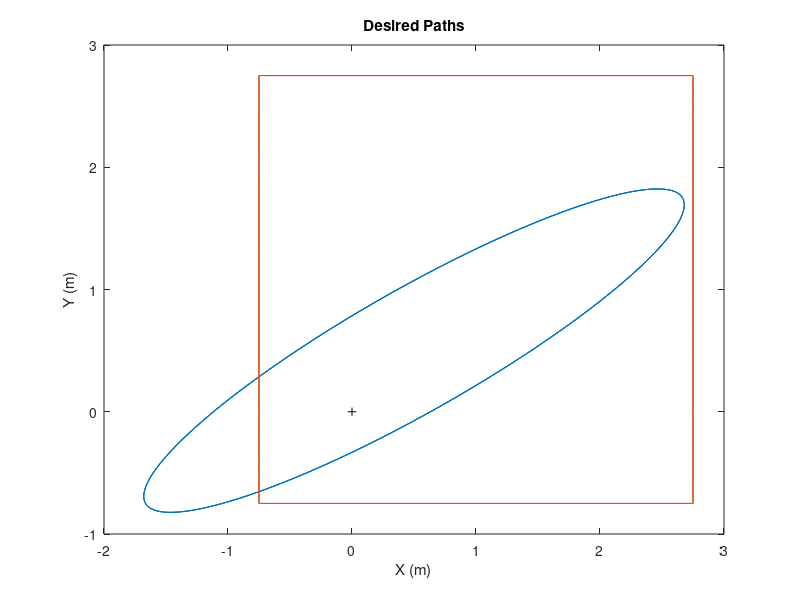

Write the MATLAB code that produced this figure. (Note: this script raises an error after producing the figure.)
%% AuE 8220 - Autonomy: Mobility and Manipulation
% Project: Mobile Manipulator %
% Authors: Tanmay Samak, Chinmay Samak

close all;
clear;
clc;

fprintf('\n=============================\n');
fprintf('MOBILE MANIPULATOR SIMULATION\n');
fprintf('=============================\n');

%% Robot Parameters

L = 1; % Lenght of mobile base
W = 1; % Width of mobile base
r = 0.25; % Wheel radius of mobile base
w = 0.2; % Wheel width of mobile base
L1 = 2.5; % Link 1 length of manipulator
L2 = 1; % Link 2 length of manipulator
robot_params = [L,W,r,w,L1,L2];

%% Desired Task-Space Paths

% Elliptical path
x0_ellipse = 0.5; % Center x-offset
y0_ellipse = 0.5; % Center y-offset
a_ellipse = 2.5; % Semi-major axis
b_ellipse = 0.5; % Semi-minor axis
beta_ellipse = deg2rad(30); % Orientation of major axis
traversals_ellipse = 3; % Number of traversals
alpha_ellipse = deg2rad(linspace(0, traversals_ellipse*359, traversals_ellipse*360));
x_elips = a_ellipse*cos(alpha_ellipse); % X coordinates for ellipse
y_elips = b_ellipse*sin(alpha_ellipse); % Y coordinates for ellipse
x_ellipse = x0_ellipse + x_elips*cos(beta_ellipse) - y_elips*sin(beta_ellipse); % X coordinates for translated & rotated ellipse
y_ellipse = y0_ellipse + x_elips*sin(beta_ellipse) + y_elips*cos(beta_ellipse); % Y coordinates for translated & rotated ellipse

% Rectangular path
x0_rectangle = 1.0; % Center x-offset
y0_rectangle = 1.0; % Center y-offset
a_rectangle = 3.5/2; % Semi-major side length
b_rectangle = 3.5/2; % Semi-minor side length
beta_rectangle = deg2rad(0); % Orientation of major side
traversals_rectangle = 3; % Number of traversals
alpha_rectangle = deg2rad(linspace(0, traversals_rectangle*359, traversals_rectangle*360));
x_rect = a_rectangle.*(abs(cos(alpha_rectangle)).*cos(alpha_rectangle) - abs(sin(alpha_rectangle)).*sin(alpha_rectangle)); % X coordinates for rectangle
y_rect = b_rectangle.*(abs(cos(alpha_rectangle)).*cos(alpha_rectangle) + abs(sin(alpha_rectangle)).*sin(alpha_rectangle)); % Y coordinates for rectangle
x_rectangle = x0_rectangle + x_rect*cos(beta_rectangle) - y_rect*sin(beta_rectangle); % X coordinates for translated & rotated rectangle
y_rectangle = y0_rectangle + x_rect*sin(beta_rectangle) + y_rect*cos(beta_rectangle); % Y coordinates for translated & rotated rectangle

% Verify task-space paths
figure(1)
plot(x_ellipse,y_ellipse)
%comet(x_ellipse,y_ellipse)
hold on
plot(x_rectangle,y_rectangle)
%comet(x_rectangle,y_rectangle)
plot(0,0,'+k')
xlabel("X (m)")
ylabel("Y (m)")
title('Desired Paths')
legend('Elliptical Path','Rectangular Path','Workspace Origin','Location','SW')
xlim([-5,5])
ylim([-5,5])
pbaspect([1,1,1])
hold off

%% Desired Task-Space Trajectories

% Elliptical trajectory
cycle_time_ellipse = 20; % Cycle time
alpha_dot_ellipse = deg2rad(360/cycle_time_ellipse); % Phaser velocity
i = 1;
for alpha_ellipse=deg2rad(0:traversals_ellipse*360-1)
    x_dot_elips = -a_ellipse.*sin(alpha_ellipse).*alpha_dot_ellipse; % X component of velocity vector
    y_dot_elips = b_ellipse.*cos(alpha_ellipse).*alpha_dot_ellipse; % Y component of velocity vector
    x_dot_ellipse = x_dot_elips*cos(beta_ellipse) - y_dot_elips*sin(beta_ellipse); % X component of rotated velocity vector
    y_dot_ellipse = x_dot_elips*sin(beta_ellipse) + y_dot_elips*cos(beta_ellipse); % Y component of rotated velocity vector
    X_dot_ellipse(:,i) = [x_dot_ellipse; y_dot_ellipse];
    i = i+1;
end

% Rectangular trajectory
cycle_time_rectangle = 20; % Cycle time
alpha_dot_rectangle = deg2rad(360/cycle_time_rectangle); % Phaser velocity
i = 1;
for alpha_rectangle=deg2rad(0:traversals_rectangle*360-1)
    x_dot_rect = a_rectangle*((-sin(alpha_rectangle).*cos(alpha_rectangle)./abs(cos(alpha_rectangle))).*cos(alpha_rectangle)*alpha_dot_rectangle + abs(cos(alpha_rectangle)).*(-sin(alpha_rectangle)*alpha_dot_rectangle) - ...
                 (sin(alpha_rectangle).*cos(alpha_rectangle)./abs(sin(alpha_rectangle))).*sin(alpha_rectangle)*alpha_dot_rectangle - abs(sin(alpha_rectangle)).*(cos(alpha_rectangle)*alpha_dot_rectangle)); % X component of velocity vector
    y_dot_rect = a_rectangle*((-sin(alpha_rectangle).*cos(alpha_rectangle)./abs(cos(alpha_rectangle))).*cos(alpha_rectangle)*alpha_dot_rectangle + abs(cos(alpha_rectangle)).*(-sin(alpha_rectangle)*alpha_dot_rectangle) + ...
                 (sin(alpha_rectangle).*cos(alpha_rectangle)./abs(sin(alpha_rectangle))).*sin(alpha_rectangle)*alpha_dot_rectangle + abs(sin(alpha_rectangle)).*(cos(alpha_rectangle)*alpha_dot_rectangle)); % Y component of velocity vector
    x_dot_rectangle = x_dot_rect*cos(beta_rectangle) - y_dot_rect*sin(beta_rectangle); % X component of rotated velocity vector
    y_dot_rectangle = x_dot_rect*sin(beta_rectangle) + y_dot_rect*cos(beta_rectangle); % Y component of rotated velocity vector
    X_dot_rectangle(:,i) = [x_dot_rectangle; y_dot_rectangle];
    i = i+1;
end
X_dot_rectangle(isnan(X_dot_rectangle)) = 0; % Replace NaN elements with zero

% Verify velocity vectors
figure(2)
hold on
plot(X_dot_ellipse(1,:))
plot(X_dot_ellipse(2,:))
plot(X_dot_rectangle(1,:))
plot(X_dot_rectangle(2,:))
xlabel("Circumferential Progress Along Trajectory (deg)")
ylabel("Velocity (m/s)")
title('Desired Velocities')
legend('v_x for Elliptical Trajectory','v_y for Elliptical Trajectory','v_x for Rectangular Trajectory','v_y for Rectangular Trajectory','Location','SE')
hold off

% Verify task-space trajectories
figure(3)
quiver(x_ellipse,y_ellipse,X_dot_ellipse(1,:),X_dot_ellipse(2,:))
hold on
quiver(x_rectangle,y_rectangle,X_dot_rectangle(1,:),X_dot_rectangle(2,:))
xlabel("X (m)")
ylabel("Y (m)")
title('Desired Trajectories')
legend('Elliptical Trajectory','Rectangular Trajectory','Location','SW')
xlim([-5,5])
ylim([-5,5])
pbaspect([1,1,1])
hold off

%% Redundancy Resolution Using Pseudoinverse Method

fprintf('\n-------------------------------------------------------\n');
fprintf('Redundancy Resolution Using Pseudoinverse Method\n');
fprintf('-------------------------------------------------------\n');

% Follow the elliptical trajectory
X_dot = [X_dot_ellipse; ones(1,length(X_dot_ellipse))*alpha_dot_ellipse; zeros(1,length(X_dot_ellipse))];
J = [];
J_inv = [];
q_dot_ellipse = [];
q_ellipse = [];
X_E_ellipse = [];
Y_E_ellipse = [];
% Initial configuration
X = x_ellipse(1)-robot_params(5);
Y = y_ellipse(1)-robot_params(6);
phi = deg2rad(0);
theta2 = real(acos(((x_ellipse(1)-X)^2 + (y_ellipse(1)-Y)^2 - robot_params(5)^2 - robot_params(6)^2)./(2*robot_params(5)*robot_params(6))));
theta1 = atan2(y_ellipse(1)-Y,x_ellipse(1)-X) - atan2(robot_params(6).*sin(theta2),(robot_params(5) + robot_params(6).*cos(theta2))) - phi;
q_ellipse(:,1)=[X;Y;phi;theta1;theta2];
for i=1:traversals_ellipse*360
    % Compute Jacobian
    J11 = 1;
    J12 = 0;
    J13 = -robot_params(5)*sin(q_ellipse(3,i)+q_ellipse(4,i))-robot_params(6)*sin(q_ellipse(3,i)+q_ellipse(4,i)+q_ellipse(5,i));
    J14 = -robot_params(5)*sin(q_ellipse(3,i)+q_ellipse(4,i))-robot_params(6)*sin(q_ellipse(3,i)+q_ellipse(4,i)+q_ellipse(5,i));
    J15 = -robot_params(6)*sin(q_ellipse(3,i)+q_ellipse(4,i)+q_ellipse(5,i));
    J21 = 0;
    J22 = 1;
    J23 = robot_params(5)*cos(q_ellipse(3,i)+q_ellipse(4,i))+robot_params(6)*cos(q_ellipse(3,i)+q_ellipse(4,i)+q_ellipse(5,i));
    J24 = robot_params(5)*cos(q_ellipse(3,i)+q_ellipse(4,i))+robot_params(6)*cos(q_ellipse(3,i)+q_ellipse(4,i)+q_ellipse(5,i));
    J25 = robot_params(6)*cos(q_ellipse(3,i)+q_ellipse(4,i)+q_ellipse(5,i));
    J31 = 0;
    J32 = 0;
    J33 = 1;
    J34 = 1;
    J35 = 1;
    J41 = -sin(q_ellipse(3,i));
    J42 = cos(q_ellipse(3,i));
    J43 = 0;
    J44 = 0;
    J45 = 0;
    J(:,:,i) = [J11 J12 J13 J14 J15;
                J21 J22 J23 J24 J25;
                J31 J32 J33 J34 J35;
                J41 J42 J43 J44 J45];
    % Compute Jacobian Pseudoinverse
    J_inv(:,:,i) = pinv(J(:,:,i));
    % Compute Joint Velocities
    q_dot_ellipse(:,i) = J_inv(:,:,i) * X_dot(:,i);
    % Compute Joint Angles using Euler Forward
    q_ellipse(:,i+1) = q_ellipse(:,i)+(q_dot_ellipse(:,i).*(cycle_time_ellipse/360));
    % Store end-effector positions using FK
    X_E_ellipse(i) = q_ellipse(1,i) + robot_params(5)*cos(q_ellipse(3,i)+q_ellipse(4,i)) + robot_params(6)*cos(q_ellipse(3,i)+q_ellipse(4,i)+q_ellipse(5,i));
    Y_E_ellipse(i) = q_ellipse(2,i) + robot_params(5)*sin(q_ellipse(3,i)+q_ellipse(4,i)) + robot_params(6)*sin(q_ellipse(3,i)+q_ellipse(4,i)+q_ellipse(5,i));
    % Plot
%     figure(4)
%     plot(x_ellipse(1:360),y_ellipse(1:360),'--','Color',[50,50,50]/255)
%     hold on
%     plot(X_E_ellipse,Y_E_ellipse,'Color',[236,106,49]/255)
%     PlotRobot(q_ellipse(:,i),robot_params)
%     legend("Desired Trajectory","Actual Trajectory")
%     hold off
%     pause(0.01)
end
figure(5)
plot(x_ellipse(1:360),y_ellipse(1:360),'--','Color',[50,50,50]/255)
hold on
plot(X_E_ellipse,Y_E_ellipse,'Color',[236,106,49]/255)
xlabel("X (m)")
ylabel("Y (m)")
title(["Redundancy Resolution","Pseudoinverse Method"])
legend("Desired Trajectory","Actual Trajectory")
xlim([-5,5])
ylim([-5,5])
pbaspect([1,1,1])
hold off
RMSE_ellipse = sqrt(sum((x_ellipse-X_E_ellipse).^2+(y_ellipse-Y_E_ellipse).^2)/length(x_ellipse));
fprintf("RMSE for elliptical trajectory: %d m\n",RMSE_ellipse)

% Follow the rectangular trajectory
X_dot = [X_dot_rectangle; ones(1,length(X_dot_rectangle))*alpha_dot_rectangle; zeros(1,length(X_dot_rectangle))];
J = [];
J_inv = [];
q_dot_rectangle = [];
q_rectangle = [];
X_E_rectangle = [];
Y_E_rectangle = [];
% Initial configuration
X = x_rectangle(1)-robot_params(5);
Y = y_rectangle(1)-robot_params(6);
phi = deg2rad(0);
theta2 = real(acos(((x_rectangle(1)-X)^2 + (y_rectangle(1)-Y)^2 - robot_params(5)^2 - robot_params(6)^2)./(2*robot_params(5)*robot_params(6))));
theta1 = atan2(y_rectangle(1)-Y,x_rectangle(1)-X) - atan2(robot_params(6).*sin(theta2),(robot_params(5) + robot_params(6).*cos(theta2))) - phi;
q_rectangle(:,1)=[X;Y;phi;theta1;theta2];
for i=1:traversals_rectangle*360
    % Compute Jacobian
    J11 = 1;
    J12 = 0;
    J13 = -robot_params(5)*sin(q_rectangle(3,i)+q_rectangle(4,i))-robot_params(6)*sin(q_rectangle(3,i)+q_rectangle(4,i)+q_rectangle(5,i));
    J14 = -robot_params(5)*sin(q_rectangle(3,i)+q_rectangle(4,i))-robot_params(6)*sin(q_rectangle(3,i)+q_rectangle(4,i)+q_rectangle(5,i));
    J15 = -robot_params(6)*sin(q_rectangle(3,i)+q_rectangle(4,i)+q_rectangle(5,i));
    J21 = 0;
    J22 = 1;
    J23 = robot_params(5)*cos(q_rectangle(3,i)+q_rectangle(4,i))+robot_params(6)*cos(q_rectangle(3,i)+q_rectangle(4,i)+q_rectangle(5,i));
    J24 = robot_params(5)*cos(q_rectangle(3,i)+q_rectangle(4,i))+robot_params(6)*cos(q_rectangle(3,i)+q_rectangle(4,i)+q_rectangle(5,i));
    J25 = robot_params(6)*cos(q_rectangle(3,i)+q_rectangle(4,i)+q_rectangle(5,i));
    J31 = 0;
    J32 = 0;
    J33 = 1;
    J34 = 1;
    J35 = 1;
    J41 = -sin(q_rectangle(3,i));
    J42 = cos(q_rectangle(3,i));
    J43 = 0;
    J44 = 0;
    J45 = 0;
    J(:,:,i) = [J11 J12 J13 J14 J15;
                J21 J22 J23 J24 J25;
                J31 J32 J33 J34 J35;
                J41 J42 J43 J44 J45];
    % Compute Jacobian Pseudoinverse
    J_inv(:,:,i) = pinv(J(:,:,i));
    % Compute Joint Velocities
    q_dot_rectangle(:,i) = J_inv(:,:,i) * X_dot(:,i);
    % Compute Joint Angles using Euler Forward
    q_rectangle(:,i+1) = q_rectangle(:,i)+(q_dot_rectangle(:,i).*(cycle_time_rectangle/360));
    % Store end-effector positions using FK
    X_E_rectangle(i) = q_rectangle(1,i) + robot_params(5)*cos(q_rectangle(3,i)+q_rectangle(4,i)) + robot_params(6)*cos(q_rectangle(3,i)+q_rectangle(4,i)+q_rectangle(5,i));
    Y_E_rectangle(i) = q_rectangle(2,i) + robot_params(5)*sin(q_rectangle(3,i)+q_rectangle(4,i)) + robot_params(6)*sin(q_rectangle(3,i)+q_rectangle(4,i)+q_rectangle(5,i));
    % Plot
%     figure(6)
%     plot(x_rectangle(1:360),y_rectangle(1:360),'--','Color',[50,50,50]/255)
%     hold on
%     plot(X_E_rectangle,Y_E_rectangle,'Color',[236,106,49]/255)
%     PlotRobot(q_rectangle(:,i),robot_params)
%     legend("Desired Trajectory","Actual Trajectory")
%     hold off
%     pause(0.01)
end
figure(7)
plot(x_rectangle(1:360),y_rectangle(1:360),'--','Color',[50,50,50]/255)
hold on
plot(X_E_rectangle,Y_E_rectangle,'Color',[236,106,49]/255)
xlabel("X (m)")
ylabel("Y (m)")
title(["Redundancy Resolution","Pseudoinverse Method"])
legend("Desired Trajectory","Actual Trajectory")
xlim([-5,5])
ylim([-5,5])
pbaspect([1,1,1])
hold off
RMSE_rectangle = sqrt(sum((x_rectangle-X_E_rectangle).^2+(y_rectangle-Y_E_rectangle).^2)/length(x_rectangle));
fprintf("RMSE for rectangular trajectory: %d m\n",RMSE_rectangle)

%% Redundancy Resolution Using Augmented Task-Space Method (Theta_1_Dot + Theta_2_Dot = 0)

fprintf('\n-------------------------------------------------------\n');
fprintf('Redundancy Resolution Using Augmented Task-Space Method\n');
fprintf('Theta_1_Dot + Theta_2_Dot = 0\n');
fprintf('-------------------------------------------------------\n');

% Follow the elliptical trajectory
X_dot = [X_dot_ellipse; ones(1,length(X_dot_ellipse))*alpha_dot_ellipse; zeros(1,length(X_dot_ellipse)); zeros(1,length(X_dot_ellipse))];
J = [];
J_inv = [];
q_dot_ellipse = [];
q_ellipse = [];
X_E_ellipse = [];
Y_E_ellipse = [];
% Initial configuration
X = x_ellipse(1)-robot_params(5);
Y = y_ellipse(1)-robot_params(6);
phi = deg2rad(0);
theta2 = real(acos(((x_ellipse(1)-X)^2 + (y_ellipse(1)-Y)^2 - robot_params(5)^2 - robot_params(6)^2)./(2*robot_params(5)*robot_params(6))));
theta1 = atan2(y_ellipse(1)-Y,x_ellipse(1)-X) - atan2(robot_params(6).*sin(theta2),(robot_params(5) + robot_params(6).*cos(theta2))) - phi;
q_ellipse(:,1)=[X;Y;phi;theta1;theta2];
for i=1:traversals_ellipse*360
    % Compute Jacobian
    J11 = 1;
    J12 = 0;
    J13 = -robot_params(5)*sin(q_ellipse(3,i)+q_ellipse(4,i))-robot_params(6)*sin(q_ellipse(3,i)+q_ellipse(4,i)+q_ellipse(5,i));
    J14 = -robot_params(5)*sin(q_ellipse(3,i)+q_ellipse(4,i))-robot_params(6)*sin(q_ellipse(3,i)+q_ellipse(4,i)+q_ellipse(5,i));
    J15 = -robot_params(6)*sin(q_ellipse(3,i)+q_ellipse(4,i)+q_ellipse(5,i));
    J21 = 0;
    J22 = 1;
    J23 = robot_params(5)*cos(q_ellipse(3,i)+q_ellipse(4,i))+robot_params(6)*cos(q_ellipse(3,i)+q_ellipse(4,i)+q_ellipse(5,i));
    J24 = robot_params(5)*cos(q_ellipse(3,i)+q_ellipse(4,i))+robot_params(6)*cos(q_ellipse(3,i)+q_ellipse(4,i)+q_ellipse(5,i));
    J25 = robot_params(6)*cos(q_ellipse(3,i)+q_ellipse(4,i)+q_ellipse(5,i));
    J31 = 0;
    J32 = 0;
    J33 = 1;
    J34 = 1;
    J35 = 1;
    J41 = -sin(q_ellipse(3,i));
    J42 = cos(q_ellipse(3,i));
    J43 = 0;
    J44 = 0;
    J45 = 0;
    J51 = 0;
    J52 = 0;
    J53 = 0;
    J54 = 1;
    J55 = 1;
    J(:,:,i) = [J11 J12 J13 J14 J15;
                J21 J22 J23 J24 J25;
                J31 J32 J33 J34 J35;
                J41 J42 J43 J44 J45;
                J51 J52 J53 J54 J55];
    % Compute Jacobian Pseudoinverse
    J_inv(:,:,i) = inv(J(:,:,i));
    % Compute Joint Velocities
    q_dot_ellipse(:,i) = J_inv(:,:,i) * X_dot(:,i);
    % Compute Joint Angles using Euler Forward
    q_ellipse(:,i+1) = q_ellipse(:,i)+(q_dot_ellipse(:,i).*(cycle_time_ellipse/360));
    % Store end-effector positions using FK
    X_E_ellipse(i) = q_ellipse(1,i) + robot_params(5)*cos(q_ellipse(3,i)+q_ellipse(4,i)) + robot_params(6)*cos(q_ellipse(3,i)+q_ellipse(4,i)+q_ellipse(5,i));
    Y_E_ellipse(i) = q_ellipse(2,i) + robot_params(5)*sin(q_ellipse(3,i)+q_ellipse(4,i)) + robot_params(6)*sin(q_ellipse(3,i)+q_ellipse(4,i)+q_ellipse(5,i));
    % Plot
%     figure(8)
%     plot(x_ellipse(1:360),y_ellipse(1:360),'--','Color',[50,50,50]/255)
%     hold on
%     plot(X_E_ellipse,Y_E_ellipse,'Color',[236,106,49]/255)
%     PlotRobot(q_ellipse(:,i),robot_params)
%     legend("Desired Trajectory","Actual Trajectory")
%     hold off
%     pause(0.01)
end
figure(9)
plot(x_ellipse(1:360),y_ellipse(1:360),'--','Color',[50,50,50]/255)
hold on
plot(X_E_ellipse,Y_E_ellipse,'Color',[236,106,49]/255)
xlabel("X (m)")
ylabel("Y (m)")
title(["Redundancy Resolution","Augmented Task-Space Method"])
subtitle('$\dot{\theta_1} + \dot{\theta_2} = 0$','Interpreter','latex')
legend("Desired Trajectory","Actual Trajectory")
xlim([-5,5])
ylim([-5,5])
pbaspect([1,1,1])
hold off
RMSE_ellipse = sqrt(sum((x_ellipse-X_E_ellipse).^2+(y_ellipse-Y_E_ellipse).^2)/length(x_ellipse));
fprintf("RMSE for elliptical trajectory: %d m\n",RMSE_ellipse)

% Follow the rectangular trajectory
X_dot = [X_dot_rectangle; ones(1,length(X_dot_rectangle))*alpha_dot_rectangle; zeros(1,length(X_dot_rectangle)); zeros(1,length(X_dot_rectangle))];
J = [];
J_inv = [];
q_dot_rectangle = [];
q_rectangle = [];
X_E_rectangle = [];
Y_E_rectangle = [];
% Initial configuration
X = x_rectangle(1)-robot_params(5);
Y = y_rectangle(1)-robot_params(6);
phi = deg2rad(0);
theta2 = real(acos(((x_rectangle(1)-X)^2 + (y_rectangle(1)-Y)^2 - robot_params(5)^2 - robot_params(6)^2)./(2*robot_params(5)*robot_params(6))));
theta1 = atan2(y_rectangle(1)-Y,x_rectangle(1)-X) - atan2(robot_params(6).*sin(theta2),(robot_params(5) + robot_params(6).*cos(theta2))) - phi;
q_rectangle(:,1)=[X;Y;phi;theta1;theta2];
for i=1:traversals_rectangle*360
    % Compute Jacobian
    J11 = 1;
    J12 = 0;
    J13 = -robot_params(5)*sin(q_rectangle(3,i)+q_rectangle(4,i))-robot_params(6)*sin(q_rectangle(3,i)+q_rectangle(4,i)+q_rectangle(5,i));
    J14 = -robot_params(5)*sin(q_rectangle(3,i)+q_rectangle(4,i))-robot_params(6)*sin(q_rectangle(3,i)+q_rectangle(4,i)+q_rectangle(5,i));
    J15 = -robot_params(6)*sin(q_rectangle(3,i)+q_rectangle(4,i)+q_rectangle(5,i));
    J21 = 0;
    J22 = 1;
    J23 = robot_params(5)*cos(q_rectangle(3,i)+q_rectangle(4,i))+robot_params(6)*cos(q_rectangle(3,i)+q_rectangle(4,i)+q_rectangle(5,i));
    J24 = robot_params(5)*cos(q_rectangle(3,i)+q_rectangle(4,i))+robot_params(6)*cos(q_rectangle(3,i)+q_rectangle(4,i)+q_rectangle(5,i));
    J25 = robot_params(6)*cos(q_rectangle(3,i)+q_rectangle(4,i)+q_rectangle(5,i));
    J31 = 0;
    J32 = 0;
    J33 = 1;
    J34 = 1;
    J35 = 1;
    J41 = -sin(q_rectangle(3,i));
    J42 = cos(q_rectangle(3,i));
    J43 = 0;
    J44 = 0;
    J45 = 0;
    J51 = 0;
    J52 = 0;
    J53 = 0;
    J54 = 1;
    J55 = 1;
    J(:,:,i) = [J11 J12 J13 J14 J15;
                J21 J22 J23 J24 J25;
                J31 J32 J33 J34 J35;
                J41 J42 J43 J44 J45;
                J51 J52 J53 J54 J55];
    % Compute Jacobian Pseudoinverse
    J_inv(:,:,i) = inv(J(:,:,i));
    % Compute Joint Velocities
    q_dot_rectangle(:,i) = J_inv(:,:,i) * X_dot(:,i);
    % Compute Joint Angles using Euler Forward
    q_rectangle(:,i+1) = q_rectangle(:,i)+(q_dot_rectangle(:,i).*(cycle_time_rectangle/360));
    % Store end-effector positions using FK
    X_E_rectangle(i) = q_rectangle(1,i) + robot_params(5)*cos(q_rectangle(3,i)+q_rectangle(4,i)) + robot_params(6)*cos(q_rectangle(3,i)+q_rectangle(4,i)+q_rectangle(5,i));
    Y_E_rectangle(i) = q_rectangle(2,i) + robot_params(5)*sin(q_rectangle(3,i)+q_rectangle(4,i)) + robot_params(6)*sin(q_rectangle(3,i)+q_rectangle(4,i)+q_rectangle(5,i));
    % Plot
%     figure(10)
%     plot(x_rectangle(1:360),y_rectangle(1:360),'--','Color',[50,50,50]/255)
%     hold on
%     plot(X_E_rectangle,Y_E_rectangle,'Color',[236,106,49]/255)
%     PlotRobot(q_rectangle(:,i),robot_params)
%     legend("Desired Trajectory","Actual Trajectory")
%     hold off
%     pause(0.01)
end
figure(11)
plot(x_rectangle(1:360),y_rectangle(1:360),'--','Color',[50,50,50]/255)
hold on
plot(X_E_rectangle,Y_E_rectangle,'Color',[236,106,49]/255)
xlabel("X (m)")
ylabel("Y (m)")
title(["Redundancy Resolution","Augmented Task-Space Method"])
subtitle('$\dot{\theta_1} + \dot{\theta_2} = 0$','Interpreter','latex')
legend("Desired Trajectory","Actual Trajectory")
xlim([-5,5])
ylim([-5,5])
pbaspect([1,1,1])
hold off
RMSE_rectangle = sqrt(sum((x_rectangle-X_E_rectangle).^2+(y_rectangle-Y_E_rectangle).^2)/length(x_rectangle));
fprintf("RMSE for rectangular trajectory: %d m\n",RMSE_rectangle)

%% Redundancy Resolution Using Augmented Task-Space Method (Theta_1_Dot = 0)

fprintf('\n-------------------------------------------------------\n');
fprintf('Redundancy Resolution Using Augmented Task-Space Method\n');
fprintf('Theta_1_Dot = 0\n');
fprintf('-------------------------------------------------------\n');

% Follow the elliptical trajectory
X_dot = [X_dot_ellipse; ones(1,length(X_dot_ellipse))*alpha_dot_ellipse; zeros(1,length(X_dot_ellipse)); zeros(1,length(X_dot_ellipse))];
J = [];
J_inv = [];
q_dot_ellipse = [];
q_ellipse = [];
X_E_ellipse = [];
Y_E_ellipse = [];
% Initial configuration
X = x_ellipse(1)-robot_params(5);
Y = y_ellipse(1)-robot_params(6);
phi = deg2rad(0);
theta2 = real(acos(((x_ellipse(1)-X)^2 + (y_ellipse(1)-Y)^2 - robot_params(5)^2 - robot_params(6)^2)./(2*robot_params(5)*robot_params(6))));
theta1 = atan2(y_ellipse(1)-Y,x_ellipse(1)-X) - atan2(robot_params(6).*sin(theta2),(robot_params(5) + robot_params(6).*cos(theta2))) - phi;
q_ellipse(:,1)=[X;Y;phi;theta1;theta2];
for i=1:traversals_ellipse*360
    % Compute Jacobian
    J11 = 1;
    J12 = 0;
    J13 = -robot_params(5)*sin(q_ellipse(3,i)+q_ellipse(4,i))-robot_params(6)*sin(q_ellipse(3,i)+q_ellipse(4,i)+q_ellipse(5,i));
    J14 = -robot_params(5)*sin(q_ellipse(3,i)+q_ellipse(4,i))-robot_params(6)*sin(q_ellipse(3,i)+q_ellipse(4,i)+q_ellipse(5,i));
    J15 = -robot_params(6)*sin(q_ellipse(3,i)+q_ellipse(4,i)+q_ellipse(5,i));
    J21 = 0;
    J22 = 1;
    J23 = robot_params(5)*cos(q_ellipse(3,i)+q_ellipse(4,i))+robot_params(6)*cos(q_ellipse(3,i)+q_ellipse(4,i)+q_ellipse(5,i));
    J24 = robot_params(5)*cos(q_ellipse(3,i)+q_ellipse(4,i))+robot_params(6)*cos(q_ellipse(3,i)+q_ellipse(4,i)+q_ellipse(5,i));
    J25 = robot_params(6)*cos(q_ellipse(3,i)+q_ellipse(4,i)+q_ellipse(5,i));
    J31 = 0;
    J32 = 0;
    J33 = 1;
    J34 = 1;
    J35 = 1;
    J41 = -sin(q_ellipse(3,i));
    J42 = cos(q_ellipse(3,i));
    J43 = 0;
    J44 = 0;
    J45 = 0;
    J51 = 0;
    J52 = 0;
    J53 = 0;
    J54 = 1;
    J55 = 0;
    J(:,:,i) = [J11 J12 J13 J14 J15;
                J21 J22 J23 J24 J25;
                J31 J32 J33 J34 J35;
                J41 J42 J43 J44 J45;
                J51 J52 J53 J54 J55];
    % Compute Jacobian Pseudoinverse
    J_inv(:,:,i) = inv(J(:,:,i));
    % Compute Joint Velocities
    q_dot_ellipse(:,i) = J_inv(:,:,i) * X_dot(:,i);
    % Compute Joint Angles using Euler Forward
    q_ellipse(:,i+1) = q_ellipse(:,i)+(q_dot_ellipse(:,i).*(cycle_time_ellipse/360));
    % Store end-effector positions using FK
    X_E_ellipse(i) = q_ellipse(1,i) + robot_params(5)*cos(q_ellipse(3,i)+q_ellipse(4,i)) + robot_params(6)*cos(q_ellipse(3,i)+q_ellipse(4,i)+q_ellipse(5,i));
    Y_E_ellipse(i) = q_ellipse(2,i) + robot_params(5)*sin(q_ellipse(3,i)+q_ellipse(4,i)) + robot_params(6)*sin(q_ellipse(3,i)+q_ellipse(4,i)+q_ellipse(5,i));
    % Plot
%     figure(12)
%     plot(x_ellipse(1:360),y_ellipse(1:360),'--','Color',[50,50,50]/255)
%     hold on
%     plot(X_E_ellipse,Y_E_ellipse,'Color',[236,106,49]/255)
%     PlotRobot(q_ellipse(:,i),robot_params)
%     legend("Desired Trajectory","Actual Trajectory")
%     hold off
%     pause(0.01)
end
figure(13)
plot(x_ellipse(1:360),y_ellipse(1:360),'--','Color',[50,50,50]/255)
hold on
plot(X_E_ellipse,Y_E_ellipse,'Color',[236,106,49]/255)
xlabel("X (m)")
ylabel("Y (m)")
title(["Redundancy Resolution","Augmented Task-Space Method"])
subtitle('$\dot{\theta_1} = 0$','Interpreter','latex')
legend("Desired Trajectory","Actual Trajectory")
xlim([-5,5])
ylim([-5,5])
pbaspect([1,1,1])
hold off
RMSE_ellipse = sqrt(sum((x_ellipse-X_E_ellipse).^2+(y_ellipse-Y_E_ellipse).^2)/length(x_ellipse));
fprintf("RMSE for elliptical trajectory: %d m\n",RMSE_ellipse)

% Follow the rectangular trajectory
X_dot = [X_dot_rectangle; ones(1,length(X_dot_rectangle))*alpha_dot_rectangle; zeros(1,length(X_dot_rectangle)); zeros(1,length(X_dot_rectangle))];
J = [];
J_inv = [];
q_dot_rectangle = [];
q_rectangle = [];
X_E_rectangle = [];
Y_E_rectangle = [];
% Initial configuration
X = x_rectangle(1)-robot_params(5);
Y = y_rectangle(1)-robot_params(6);
phi = deg2rad(0);
theta2 = real(acos(((x_rectangle(1)-X)^2 + (y_rectangle(1)-Y)^2 - robot_params(5)^2 - robot_params(6)^2)./(2*robot_params(5)*robot_params(6))));
theta1 = atan2(y_rectangle(1)-Y,x_rectangle(1)-X) - atan2(robot_params(6).*sin(theta2),(robot_params(5) + robot_params(6).*cos(theta2))) - phi;
q_rectangle(:,1)=[X;Y;phi;theta1;theta2];
for i=1:traversals_rectangle*360
    % Compute Jacobian
    J11 = 1;
    J12 = 0;
    J13 = -robot_params(5)*sin(q_rectangle(3,i)+q_rectangle(4,i))-robot_params(6)*sin(q_rectangle(3,i)+q_rectangle(4,i)+q_rectangle(5,i));
    J14 = -robot_params(5)*sin(q_rectangle(3,i)+q_rectangle(4,i))-robot_params(6)*sin(q_rectangle(3,i)+q_rectangle(4,i)+q_rectangle(5,i));
    J15 = -robot_params(6)*sin(q_rectangle(3,i)+q_rectangle(4,i)+q_rectangle(5,i));
    J21 = 0;
    J22 = 1;
    J23 = robot_params(5)*cos(q_rectangle(3,i)+q_rectangle(4,i))+robot_params(6)*cos(q_rectangle(3,i)+q_rectangle(4,i)+q_rectangle(5,i));
    J24 = robot_params(5)*cos(q_rectangle(3,i)+q_rectangle(4,i))+robot_params(6)*cos(q_rectangle(3,i)+q_rectangle(4,i)+q_rectangle(5,i));
    J25 = robot_params(6)*cos(q_rectangle(3,i)+q_rectangle(4,i)+q_rectangle(5,i));
    J31 = 0;
    J32 = 0;
    J33 = 1;
    J34 = 1;
    J35 = 1;
    J41 = -sin(q_rectangle(3,i));
    J42 = cos(q_rectangle(3,i));
    J43 = 0;
    J44 = 0;
    J45 = 0;
    J51 = 0;
    J52 = 0;
    J53 = 0;
    J54 = 1;
    J55 = 0;
    J(:,:,i) = [J11 J12 J13 J14 J15;
                J21 J22 J23 J24 J25;
                J31 J32 J33 J34 J35;
                J41 J42 J43 J44 J45;
                J51 J52 J53 J54 J55];
    % Compute Jacobian Pseudoinverse
    J_inv(:,:,i) = inv(J(:,:,i));
    % Compute Joint Velocities
    q_dot_rectangle(:,i) = J_inv(:,:,i) * X_dot(:,i);
    % Compute Joint Angles using Euler Forward
    q_rectangle(:,i+1) = q_rectangle(:,i)+(q_dot_rectangle(:,i).*(cycle_time_rectangle/360));
    % Store end-effector positions using FK
    X_E_rectangle(i) = q_rectangle(1,i) + robot_params(5)*cos(q_rectangle(3,i)+q_rectangle(4,i)) + robot_params(6)*cos(q_rectangle(3,i)+q_rectangle(4,i)+q_rectangle(5,i));
    Y_E_rectangle(i) = q_rectangle(2,i) + robot_params(5)*sin(q_rectangle(3,i)+q_rectangle(4,i)) + robot_params(6)*sin(q_rectangle(3,i)+q_rectangle(4,i)+q_rectangle(5,i));
    % Plot
%     figure(14)
%     plot(x_rectangle(1:360),y_rectangle(1:360),'--','Color',[50,50,50]/255)
%     hold on
%     plot(X_E_rectangle,Y_E_rectangle,'Color',[236,106,49]/255)
%     PlotRobot(q_rectangle(:,i),robot_params)
%     legend("Desired Trajectory","Actual Trajectory")
%     hold off
%     pause(0.01)
end
figure(15)
plot(x_rectangle(1:360),y_rectangle(1:360),'--','Color',[50,50,50]/255)
hold on
plot(X_E_rectangle,Y_E_rectangle,'Color',[236,106,49]/255)
xlabel("X (m)")
ylabel("Y (m)")
title(["Redundancy Resolution","Augmented Task-Space Method"])
subtitle('$\dot{\theta_1} = 0$','Interpreter','latex')
legend("Desired Trajectory","Actual Trajectory")
xlim([-5,5])
ylim([-5,5])
pbaspect([1,1,1])
hold off
RMSE_rectangle = sqrt(sum((x_rectangle-X_E_rectangle).^2+(y_rectangle-Y_E_rectangle).^2)/length(x_rectangle));
fprintf("RMSE for rectangular trajectory: %d m\n",RMSE_rectangle)

%% Redundancy Resolution Using Artificial Potential Method

fprintf('\n-------------------------------------------------------\n');
fprintf('Redundancy Resolution Using Artificial Potential Method\n');
fprintf('-------------------------------------------------------\n');

% Follow the elliptical trajectory
X_dot = [X_dot_ellipse; ones(1,length(X_dot_ellipse))*alpha_dot_ellipse; zeros(1,length(X_dot_ellipse))];
J = [];
J_inv = [];
q_dot_ellipse = [];
q_ellipse = [];
X_E_ellipse = [];
Y_E_ellipse = [];
% Initial configuration
X = x_ellipse(1)-robot_params(5);
Y = y_ellipse(1)-robot_params(6);
phi = deg2rad(0);
theta2 = real(acos(((x_ellipse(1)-X)^2 + (y_ellipse(1)-Y)^2 - robot_params(5)^2 - robot_params(6)^2)./(2*robot_params(5)*robot_params(6))));
theta1 = atan2(y_ellipse(1)-Y,x_ellipse(1)-X) - atan2(robot_params(6).*sin(theta2),(robot_params(5) + robot_params(6).*cos(theta2))) - phi;
q_ellipse(:,1)=[X;Y;phi;theta1;theta2];
for i=1:traversals_ellipse*360
    % Compute Jacobian
    J11 = 1;
    J12 = 0;
    J13 = -robot_params(5)*sin(q_ellipse(3,i)+q_ellipse(4,i))-robot_params(6)*sin(q_ellipse(3,i)+q_ellipse(4,i)+q_ellipse(5,i));
    J14 = -robot_params(5)*sin(q_ellipse(3,i)+q_ellipse(4,i))-robot_params(6)*sin(q_ellipse(3,i)+q_ellipse(4,i)+q_ellipse(5,i));
    J15 = -robot_params(6)*sin(q_ellipse(3,i)+q_ellipse(4,i)+q_ellipse(5,i));
    J21 = 0;
    J22 = 1;
    J23 = robot_params(5)*cos(q_ellipse(3,i)+q_ellipse(4,i))+robot_params(6)*cos(q_ellipse(3,i)+q_ellipse(4,i)+q_ellipse(5,i));
    J24 = robot_params(5)*cos(q_ellipse(3,i)+q_ellipse(4,i))+robot_params(6)*cos(q_ellipse(3,i)+q_ellipse(4,i)+q_ellipse(5,i));
    J25 = robot_params(6)*cos(q_ellipse(3,i)+q_ellipse(4,i)+q_ellipse(5,i));
    J31 = 0;
    J32 = 0;
    J33 = 1;
    J34 = 1;
    J35 = 1;
    J41 = -sin(q_ellipse(3,i));
    J42 = cos(q_ellipse(3,i));
    J43 = 0;
    J44 = 0;
    J45 = 0;
    J(:,:,i) = [J11 J12 J13 J14 J15;
                J21 J22 J23 J24 J25;
                J31 J32 J33 J34 J35;
                J41 J42 J43 J44 J45];
    % Compute Jacobian Pseudoinverse
    J_inv(:,:,i) = pinv(J(:,:,i));
    % Artificial Potential
    neg_grad_V = [0; 0; -1.32*q_ellipse(3,i); - 2*q_ellipse(4,i); -0.5*q_ellipse(5,i)];
    % Compute Joint Velocities
    q_dot_ellipse(:,i) = (J_inv(:,:,i) * X_dot(:,i)) + ((eye(5)-(J_inv(:,:,i)*J(:,:,i)))*neg_grad_V);
    % Compute Joint Angles using Euler Forward
    q_ellipse(:,i+1) = q_ellipse(:,i)+(q_dot_ellipse(:,i).*(cycle_time_ellipse/360));
    % Store end-effector positions using FK
    X_E_ellipse(i) = q_ellipse(1,i) + robot_params(5)*cos(q_ellipse(3,i)+q_ellipse(4,i)) + robot_params(6)*cos(q_ellipse(3,i)+q_ellipse(4,i)+q_ellipse(5,i));
    Y_E_ellipse(i) = q_ellipse(2,i) + robot_params(5)*sin(q_ellipse(3,i)+q_ellipse(4,i)) + robot_params(6)*sin(q_ellipse(3,i)+q_ellipse(4,i)+q_ellipse(5,i));
    % Plot
%     figure(16)
%     plot(x_ellipse(1:360),y_ellipse(1:360),'--','Color',[50,50,50]/255)
%     hold on
%     plot(X_E_ellipse,Y_E_ellipse,'Color',[236,106,49]/255)
%     PlotRobot(q_ellipse(:,i),robot_params)
%     legend("Desired Trajectory","Actual Trajectory")
%     hold off
%     pause(0.01)
end
figure(17)
plot(x_ellipse(1:360),y_ellipse(1:360),'--','Color',[50,50,50]/255)
hold on
plot(X_E_ellipse,Y_E_ellipse,'Color',[236,106,49]/255)
xlabel("X (m)")
ylabel("Y (m)")
title(["Redundancy Resolution","Artificial Potential Method"])
subtitle('$V = 0.66*\phi^2 + \theta_1^2 + 0.25*\theta_2^2$','Interpreter','latex')
legend("Desired Trajectory","Actual Trajectory")
xlim([-5,5])
ylim([-5,5])
pbaspect([1,1,1])
hold off
RMSE_ellipse = sqrt(sum((x_ellipse-X_E_ellipse).^2+(y_ellipse-Y_E_ellipse).^2)/length(x_ellipse));
fprintf("RMSE for elliptical trajectory: %d m\n",RMSE_ellipse)

% Follow the rectangular trajectory
X_dot = [X_dot_rectangle; ones(1,length(X_dot_rectangle))*alpha_dot_rectangle; zeros(1,length(X_dot_rectangle))];
J = [];
J_inv = [];
q_dot_rectangle = [];
q_rectangle = [];
X_E_rectangle = [];
Y_E_rectangle = [];
% Initial configuration
X = x_rectangle(1)-robot_params(5);
Y = y_rectangle(1)-robot_params(6);
phi = deg2rad(0);
theta2 = real(acos(((x_rectangle(1)-X)^2 + (y_rectangle(1)-Y)^2 - robot_params(5)^2 - robot_params(6)^2)./(2*robot_params(5)*robot_params(6))));
theta1 = atan2(y_rectangle(1)-Y,x_rectangle(1)-X) - atan2(robot_params(6).*sin(theta2),(robot_params(5) + robot_params(6).*cos(theta2))) - phi;
q_rectangle(:,1)=[X;Y;phi;theta1;theta2];
for i=1:traversals_rectangle*360
    % Compute Jacobian
    J11 = 1;
    J12 = 0;
    J13 = -robot_params(5)*sin(q_rectangle(3,i)+q_rectangle(4,i))-robot_params(6)*sin(q_rectangle(3,i)+q_rectangle(4,i)+q_rectangle(5,i));
    J14 = -robot_params(5)*sin(q_rectangle(3,i)+q_rectangle(4,i))-robot_params(6)*sin(q_rectangle(3,i)+q_rectangle(4,i)+q_rectangle(5,i));
    J15 = -robot_params(6)*sin(q_rectangle(3,i)+q_rectangle(4,i)+q_rectangle(5,i));
    J21 = 0;
    J22 = 1;
    J23 = robot_params(5)*cos(q_rectangle(3,i)+q_rectangle(4,i))+robot_params(6)*cos(q_rectangle(3,i)+q_rectangle(4,i)+q_rectangle(5,i));
    J24 = robot_params(5)*cos(q_rectangle(3,i)+q_rectangle(4,i))+robot_params(6)*cos(q_rectangle(3,i)+q_rectangle(4,i)+q_rectangle(5,i));
    J25 = robot_params(6)*cos(q_rectangle(3,i)+q_rectangle(4,i)+q_rectangle(5,i));
    J31 = 0;
    J32 = 0;
    J33 = 1;
    J34 = 1;
    J35 = 1;
    J41 = -sin(q_rectangle(3,i));
    J42 = cos(q_rectangle(3,i));
    J43 = 0;
    J44 = 0;
    J45 = 0;
    J(:,:,i) = [J11 J12 J13 J14 J15;
                J21 J22 J23 J24 J25;
                J31 J32 J33 J34 J35;
                J41 J42 J43 J44 J45];
    % Compute Jacobian Pseudoinverse
    J_inv(:,:,i) = pinv(J(:,:,i));
    % Artificial Potential
    neg_grad_V = [0; 0; -1.32*q_rectangle(3,i); - 2*q_rectangle(4,i); -0.5*q_rectangle(5,i)];
    % Compute Joint Velocities
    q_dot_rectangle(:,i) = (J_inv(:,:,i) * X_dot(:,i)) + ((eye(5)-(J_inv(:,:,i)*J(:,:,i)))*neg_grad_V);
    % Compute Joint Angles using Euler Forward
    q_rectangle(:,i+1) = q_rectangle(:,i)+(q_dot_rectangle(:,i).*(cycle_time_rectangle/360));
    % Store end-effector positions using FK
    X_E_rectangle(i) = q_rectangle(1,i) + robot_params(5)*cos(q_rectangle(3,i)+q_rectangle(4,i)) + robot_params(6)*cos(q_rectangle(3,i)+q_rectangle(4,i)+q_rectangle(5,i));
    Y_E_rectangle(i) = q_rectangle(2,i) + robot_params(5)*sin(q_rectangle(3,i)+q_rectangle(4,i)) + robot_params(6)*sin(q_rectangle(3,i)+q_rectangle(4,i)+q_rectangle(5,i));
    % Plot
%     figure(18)
%     plot(x_rectangle(1:360),y_rectangle(1:360),'--','Color',[50,50,50]/255)
%     hold on
%     plot(X_E_rectangle,Y_E_rectangle,'Color',[236,106,49]/255)
%     PlotRobot(q_rectangle(:,i),robot_params)
%     legend("Desired Trajectory","Actual Trajectory")
%     hold off
%     pause(0.01)
end
figure(19)
plot(x_rectangle(1:360),y_rectangle(1:360),'--','Color',[50,50,50]/255)
hold on
plot(X_E_rectangle,Y_E_rectangle,'Color',[236,106,49]/255)
xlabel("X (m)")
ylabel("Y (m)")
title(["Redundancy Resolution","Artificial Potential Method"])
subtitle('$V = 0.66*\phi^2 + \theta_1^2 + 0.25*\theta_2^2$','Interpreter','latex')
legend("Desired Trajectory","Actual Trajectory")
xlim([-5,5])
ylim([-5,5])
pbaspect([1,1,1])
hold off
RMSE_rectangle = sqrt(sum((x_rectangle-X_E_rectangle).^2+(y_rectangle-Y_E_rectangle).^2)/length(x_rectangle));
fprintf("RMSE for rectangular trajectory: %d m\n",RMSE_rectangle)

%% Configuration-Space Resolved-Rate Motion Control

fprintf('\n-------------------------------------------------------\n');
fprintf('Configuration-Space Resolved-Rate Motion Control\n');
fprintf('-------------------------------------------------------\n');

% Desired configuration-space variables for elliptical trajectory
X_dot = [X_dot_ellipse; ones(1,length(X_dot_ellipse))*alpha_dot_ellipse; zeros(1,length(X_dot_ellipse)); zeros(1,length(X_dot_ellipse))];
J = [];
J_inv = [];
q_dot_ellipse = [];
q_d_ellipse = [];
X_d_ellipse = [];
Y_d_ellipse = [];
% Initial configuration
X = x_ellipse(1)-robot_params(5);
Y = y_ellipse(1)-robot_params(6);
phi = deg2rad(0);
theta2 = real(acos(((x_ellipse(1)-X)^2 + (y_ellipse(1)-Y)^2 - robot_params(5)^2 - robot_params(6)^2)./(2*robot_params(5)*robot_params(6))));
theta1 = atan2(y_ellipse(1)-Y,x_ellipse(1)-X) - atan2(robot_params(6).*sin(theta2),(robot_params(5) + robot_params(6).*cos(theta2))) - phi;
q_d_ellipse(:,1)=[X;Y;phi;theta1;theta2];
for i=1:traversals_ellipse*360
    % Compute Jacobian
    J11 = 1;
    J12 = 0;
    J13 = -robot_params(5)*sin(q_d_ellipse(3,i)+q_d_ellipse(4,i))-robot_params(6)*sin(q_d_ellipse(3,i)+q_d_ellipse(4,i)+q_d_ellipse(5,i));
    J14 = -robot_params(5)*sin(q_d_ellipse(3,i)+q_d_ellipse(4,i))-robot_params(6)*sin(q_d_ellipse(3,i)+q_d_ellipse(4,i)+q_d_ellipse(5,i));
    J15 = -robot_params(6)*sin(q_d_ellipse(3,i)+q_d_ellipse(4,i)+q_d_ellipse(5,i));
    J21 = 0;
    J22 = 1;
    J23 = robot_params(5)*cos(q_d_ellipse(3,i)+q_d_ellipse(4,i))+robot_params(6)*cos(q_d_ellipse(3,i)+q_d_ellipse(4,i)+q_d_ellipse(5,i));
    J24 = robot_params(5)*cos(q_d_ellipse(3,i)+q_d_ellipse(4,i))+robot_params(6)*cos(q_d_ellipse(3,i)+q_d_ellipse(4,i)+q_d_ellipse(5,i));
    J25 = robot_params(6)*cos(q_d_ellipse(3,i)+q_d_ellipse(4,i)+q_d_ellipse(5,i));
    J31 = 0;
    J32 = 0;
    J33 = 1;
    J34 = 1;
    J35 = 1;
    J41 = -sin(q_d_ellipse(3,i));
    J42 = cos(q_d_ellipse(3,i));
    J43 = 0;
    J44 = 0;
    J45 = 0;
    J51 = 0;
    J52 = 0;
    J53 = 0;
    J54 = 1;
    J55 = 1;
    J(:,:,i) = [J11 J12 J13 J14 J15;
                J21 J22 J23 J24 J25;
                J31 J32 J33 J34 J35;
                J41 J42 J43 J44 J45;
                J51 J52 J53 J54 J55];
    % Compute Jacobian Pseudoinverse
    J_inv(:,:,i) = inv(J(:,:,i));
    % Compute Joint Velocities
    q_dot_ellipse(:,i) = J_inv(:,:,i) * X_dot(:,i);
    % Compute Joint Angles using Euler Forward
    q_d_ellipse(:,i+1) = q_d_ellipse(:,i)+(q_dot_ellipse(:,i).*(cycle_time_ellipse/360));
    % Store end-effector positions using FK
    X_d_ellipse(i) = q_d_ellipse(1,i) + robot_params(5)*cos(q_d_ellipse(3,i)+q_d_ellipse(4,i)) + robot_params(6)*cos(q_d_ellipse(3,i)+q_d_ellipse(4,i)+q_d_ellipse(5,i));
    Y_d_ellipse(i) = q_d_ellipse(2,i) + robot_params(5)*sin(q_d_ellipse(3,i)+q_d_ellipse(4,i)) + robot_params(6)*sin(q_d_ellipse(3,i)+q_d_ellipse(4,i)+q_d_ellipse(5,i));
end

% Follow the elliptical trajectory
q_d_ellipse = q_d_ellipse(:,1:end-1); % Remove last (unwanted) state update
X_dot = [X_dot_ellipse; ones(1,length(X_dot_ellipse))*alpha_dot_ellipse; zeros(1,length(X_dot_ellipse)); zeros(1,length(X_dot_ellipse))];
J = [];
q_dot_ellipse = [];
X_E_ellipse = [];
Y_E_ellipse = [];
tau = 3; % Error dynamics time constant
q_disturb_ellipse = 2; % Disturbance in initial conditions
q_ellipse(:,1) = q_d_ellipse(:,1)*q_disturb_ellipse; % Initial configuration (multiplied by a disturbance)
for i = 1:length(q_d_ellipse)
    % Compute Jacobian
    J11 = 1;
    J12 = 0;
    J13 = -robot_params(5)*sin(q_ellipse(3,i)+q_ellipse(4,i))-robot_params(6)*sin(q_ellipse(3,i)+q_ellipse(4,i)+q_ellipse(5,i));
    J14 = -robot_params(5)*sin(q_ellipse(3,i)+q_ellipse(4,i))-robot_params(6)*sin(q_ellipse(3,i)+q_ellipse(4,i)+q_ellipse(5,i));
    J15 = -robot_params(6)*sin(q_ellipse(3,i)+q_ellipse(4,i)+q_ellipse(5,i));
    J21 = 0;
    J22 = 1;
    J23 = robot_params(5)*cos(q_ellipse(3,i)+q_ellipse(4,i))+robot_params(6)*cos(q_ellipse(3,i)+q_ellipse(4,i)+q_ellipse(5,i));
    J24 = robot_params(5)*cos(q_ellipse(3,i)+q_ellipse(4,i))+robot_params(6)*cos(q_ellipse(3,i)+q_ellipse(4,i)+q_ellipse(5,i));
    J25 = robot_params(6)*cos(q_ellipse(3,i)+q_ellipse(4,i)+q_ellipse(5,i));
    J31 = 0;
    J32 = 0;
    J33 = 1;
    J34 = 1;
    J35 = 1;
    J41 = -sin(q_ellipse(3,i));
    J42 = cos(q_ellipse(3,i));
    J43 = 0;
    J44 = 0;
    J45 = 0;
    J51 = 0;
    J52 = 0;
    J53 = 0;
    J54 = 1;
    J55 = 1;
    J(:,:,i) = [J11 J12 J13 J14 J15;
                J21 J22 J23 J24 J25;
                J31 J32 J33 J34 J35;
                J41 J42 J43 J44 J45;
                J51 J52 J53 J54 J55];
    % Configuration-space closed-loop control
    q_dot_ellipse(:,i) = inv(J(:,:,i))*X_dot(:,i)  + diag(ones(1,5)*1/tau)*(q_d_ellipse(:,i)-q_ellipse(:,i));
    % Compute configuration variables using Euler Forward
    q_ellipse(:,i+1) = q_ellipse(:,i) + q_dot_ellipse(:,i)*(cycle_time_ellipse/360);
    % Store end-effector positions using FK
    X_E_ellipse(i) = q_ellipse(1,i) + robot_params(5)*cos(q_ellipse(3,i)+q_ellipse(4,i)) + robot_params(6)*cos(q_ellipse(3,i)+q_ellipse(4,i)+q_ellipse(5,i));
    Y_E_ellipse(i) = q_ellipse(2,i) + robot_params(5)*sin(q_ellipse(3,i)+q_ellipse(4,i)) + robot_params(6)*sin(q_ellipse(3,i)+q_ellipse(4,i)+q_ellipse(5,i));
    % Plot
%     figure(20)
%     plot(X_d_ellipse(1:360),Y_d_ellipse(1:360),'--','Color',[50,50,50]/255)
%     hold on
%     plot(X_E_ellipse,Y_E_ellipse,'Color',[236,106,49]/255)
%     PlotRobot(q_ellipse(:,i),robot_params)
%     legend("Desired Trajectory","Actual Trajectory")
%     hold off
%     pause(0.01)
end
figure(21)
plot(X_d_ellipse(1:360),Y_d_ellipse(1:360),'--','Color',[50,50,50]/255)
hold on
plot(X_E_ellipse,Y_E_ellipse,'Color',[236,106,49]/255)
xlabel("X (m)")
ylabel("Y (m)")
title(["Closed-Loop Resolved-Rate Motion Control","Configuration-Space"])
legend("Desired Trajectory","Actual Trajectory")
xlim([-5,5])
ylim([-5,5])
pbaspect([1,1,1])
hold off
RMSE_ellipse = sqrt(sum((X_d_ellipse-X_E_ellipse).^2+(Y_d_ellipse-Y_E_ellipse).^2)/length(X_d_ellipse));
fprintf("RMSE for elliptical trajectory: %d m\n",RMSE_ellipse)

% Desired configuration-space variables for rectangular trajectory
X_dot = [X_dot_rectangle; ones(1,length(X_dot_rectangle))*alpha_dot_rectangle; zeros(1,length(X_dot_rectangle)); zeros(1,length(X_dot_rectangle))];
J = [];
J_inv = [];
q_dot_rectangle = [];
q_d_rectangle = [];
X_d_rectangle = [];
Y_d_rectangle = [];
% Initial configuration
X = x_rectangle(1)-robot_params(5);
Y = y_rectangle(1)-robot_params(6);
phi = deg2rad(0);
theta2 = real(acos(((x_rectangle(1)-X)^2 + (y_rectangle(1)-Y)^2 - robot_params(5)^2 - robot_params(6)^2)./(2*robot_params(5)*robot_params(6))));
theta1 = atan2(y_rectangle(1)-Y,x_rectangle(1)-X) - atan2(robot_params(6).*sin(theta2),(robot_params(5) + robot_params(6).*cos(theta2))) - phi;
q_d_rectangle(:,1)=[X;Y;phi;theta1;theta2];
for i=1:traversals_rectangle*360
    % Compute Jacobian
    J11 = 1;
    J12 = 0;
    J13 = -robot_params(5)*sin(q_d_rectangle(3,i)+q_d_rectangle(4,i))-robot_params(6)*sin(q_d_rectangle(3,i)+q_d_rectangle(4,i)+q_d_rectangle(5,i));
    J14 = -robot_params(5)*sin(q_d_rectangle(3,i)+q_d_rectangle(4,i))-robot_params(6)*sin(q_d_rectangle(3,i)+q_d_rectangle(4,i)+q_d_rectangle(5,i));
    J15 = -robot_params(6)*sin(q_d_rectangle(3,i)+q_d_rectangle(4,i)+q_d_rectangle(5,i));
    J21 = 0;
    J22 = 1;
    J23 = robot_params(5)*cos(q_d_rectangle(3,i)+q_d_rectangle(4,i))+robot_params(6)*cos(q_d_rectangle(3,i)+q_d_rectangle(4,i)+q_d_rectangle(5,i));
    J24 = robot_params(5)*cos(q_d_rectangle(3,i)+q_d_rectangle(4,i))+robot_params(6)*cos(q_d_rectangle(3,i)+q_d_rectangle(4,i)+q_d_rectangle(5,i));
    J25 = robot_params(6)*cos(q_d_rectangle(3,i)+q_d_rectangle(4,i)+q_d_rectangle(5,i));
    J31 = 0;
    J32 = 0;
    J33 = 1;
    J34 = 1;
    J35 = 1;
    J41 = -sin(q_d_rectangle(3,i));
    J42 = cos(q_d_rectangle(3,i));
    J43 = 0;
    J44 = 0;
    J45 = 0;
    J51 = 0;
    J52 = 0;
    J53 = 0;
    J54 = 1;
    J55 = 1;
    J(:,:,i) = [J11 J12 J13 J14 J15;
                J21 J22 J23 J24 J25;
                J31 J32 J33 J34 J35;
                J41 J42 J43 J44 J45;
                J51 J52 J53 J54 J55];
    % Compute Jacobian Pseudoinverse
    J_inv(:,:,i) = inv(J(:,:,i));
    % Compute Joint Velocities
    q_dot_rectangle(:,i) = J_inv(:,:,i) * X_dot(:,i);
    % Compute Joint Angles using Euler Forward
    q_d_rectangle(:,i+1) = q_d_rectangle(:,i)+(q_dot_rectangle(:,i).*(cycle_time_rectangle/360));
    % Store end-effector positions using FK
    X_d_rectangle(i) = q_d_rectangle(1,i) + robot_params(5)*cos(q_d_rectangle(3,i)+q_d_rectangle(4,i)) + robot_params(6)*cos(q_d_rectangle(3,i)+q_d_rectangle(4,i)+q_d_rectangle(5,i));
    Y_d_rectangle(i) = q_d_rectangle(2,i) + robot_params(5)*sin(q_d_rectangle(3,i)+q_d_rectangle(4,i)) + robot_params(6)*sin(q_d_rectangle(3,i)+q_d_rectangle(4,i)+q_d_rectangle(5,i));
end

% Follow the rectangular trajectory
q_d_rectangle = q_d_rectangle(:,1:end-1); % Remove last (unwanted) state update
X_dot = [X_dot_rectangle; ones(1,length(X_dot_rectangle))*alpha_dot_rectangle; zeros(1,length(X_dot_rectangle)); zeros(1,length(X_dot_rectangle))];
J = [];
q_dot_rectangle = [];
X_E_rectangle = [];
Y_E_rectangle = [];
tau = 3; % Error dynamics time constant
q_disturb_rectangle = 2; % Disturbance in initial conditions
q_rectangle(:,1) = q_d_rectangle(:,1)*q_disturb_rectangle; % Initial configuration (multiplied by a disturbance)
for i = 1:length(q_d_rectangle)
    % Compute Jacobian
    J11 = 1;
    J12 = 0;
    J13 = -robot_params(5)*sin(q_rectangle(3,i)+q_rectangle(4,i))-robot_params(6)*sin(q_rectangle(3,i)+q_rectangle(4,i)+q_rectangle(5,i));
    J14 = -robot_params(5)*sin(q_rectangle(3,i)+q_rectangle(4,i))-robot_params(6)*sin(q_rectangle(3,i)+q_rectangle(4,i)+q_rectangle(5,i));
    J15 = -robot_params(6)*sin(q_rectangle(3,i)+q_rectangle(4,i)+q_rectangle(5,i));
    J21 = 0;
    J22 = 1;
    J23 = robot_params(5)*cos(q_rectangle(3,i)+q_rectangle(4,i))+robot_params(6)*cos(q_rectangle(3,i)+q_rectangle(4,i)+q_rectangle(5,i));
    J24 = robot_params(5)*cos(q_rectangle(3,i)+q_rectangle(4,i))+robot_params(6)*cos(q_rectangle(3,i)+q_rectangle(4,i)+q_rectangle(5,i));
    J25 = robot_params(6)*cos(q_rectangle(3,i)+q_rectangle(4,i)+q_rectangle(5,i));
    J31 = 0;
    J32 = 0;
    J33 = 1;
    J34 = 1;
    J35 = 1;
    J41 = -sin(q_rectangle(3,i));
    J42 = cos(q_rectangle(3,i));
    J43 = 0;
    J44 = 0;
    J45 = 0;
    J51 = 0;
    J52 = 0;
    J53 = 0;
    J54 = 1;
    J55 = 1;
    J(:,:,i) = [J11 J12 J13 J14 J15;
                J21 J22 J23 J24 J25;
                J31 J32 J33 J34 J35;
                J41 J42 J43 J44 J45;
                J51 J52 J53 J54 J55];
    % Configuration-space closed-loop control
    q_dot_rectangle(:,i) = inv(J(:,:,i))*X_dot(:,i)  + diag(ones(1,5)*1/tau)*(q_d_rectangle(:,i)-q_rectangle(:,i));
    % Compute configuration variables using Euler Forward
    q_rectangle(:,i+1) = q_rectangle(:,i) + q_dot_rectangle(:,i)*(cycle_time_rectangle/360);
    % Store end-effector positions using FK
    X_E_rectangle(i) = q_rectangle(1,i) + robot_params(5)*cos(q_rectangle(3,i)+q_rectangle(4,i)) + robot_params(6)*cos(q_rectangle(3,i)+q_rectangle(4,i)+q_rectangle(5,i));
    Y_E_rectangle(i) = q_rectangle(2,i) + robot_params(5)*sin(q_rectangle(3,i)+q_rectangle(4,i)) + robot_params(6)*sin(q_rectangle(3,i)+q_rectangle(4,i)+q_rectangle(5,i));
    % Plot
%     figure(22)
%     plot(X_d_rectangle(1:360),Y_d_rectangle(1:360),'--','Color',[50,50,50]/255)
%     hold on
%     plot(X_E_rectangle,Y_E_rectangle,'Color',[236,106,49]/255)
%     PlotRobot(q_rectangle(:,i),robot_params)
%     legend("Desired Trajectory","Actual Trajectory")
%     hold off
%     pause(0.01)
end
figure(23)
plot(X_d_rectangle(1:360),Y_d_rectangle(1:360),'--','Color',[50,50,50]/255)
hold on
plot(X_E_rectangle,Y_E_rectangle,'Color',[236,106,49]/255)
xlabel("X (m)")
ylabel("Y (m)")
title(["Closed-Loop Resolved-Rate Motion Control","Configuration-Space"])
legend("Desired Trajectory","Actual Trajectory")
xlim([-5,5])
ylim([-5,5])
pbaspect([1,1,1])
hold off
RMSE_rectangle = sqrt(sum((X_d_rectangle-X_E_rectangle).^2+(Y_d_rectangle-Y_E_rectangle).^2)/length(X_d_rectangle));
fprintf("RMSE for rectangular trajectory: %d m\n",RMSE_rectangle)

%% Task-Space Resolved-Rate Motion Control

fprintf('\n-------------------------------------------------------\n');
fprintf('Task-Space Resolved-Rate Motion Control\n');
fprintf('-------------------------------------------------------\n');

% Follow the elliptical trajectory
X_dot = [X_dot_ellipse; ones(1,length(X_dot_ellipse))*alpha_dot_ellipse; zeros(1,length(X_dot_ellipse)); zeros(1,length(X_dot_ellipse))];
J = [];
q_ellipse = [];
q_dot_ellipse = [];
X_E_ellipse = [];
Y_E_ellipse = [];
K1 = 5; % Error dynamics negative pole 1
K2 = 10; % Error dynamics negative pole 2
% Initial configuration
X = x_ellipse(1)-robot_params(5);
Y = y_ellipse(1)-robot_params(6);
phi = deg2rad(0);
theta2 = real(acos(((x_ellipse(1)-X)^2 + (y_ellipse(1)-Y)^2 - robot_params(5)^2 - robot_params(6)^2)./(2*robot_params(5)*robot_params(6))));
theta1 = atan2(y_ellipse(1)-Y,x_ellipse(1)-X) - atan2(robot_params(6).*sin(theta2),(robot_params(5) + robot_params(6).*cos(theta2))) - phi;
q_disturb_ellipse = 2; % Disturbance in initial conditions
q_ellipse(:,1)=[X;Y;phi;theta1;theta2]*q_disturb_ellipse; % Initial configuration (multiplied by a disturbance)
for i = 1:length(x_ellipse)
    % Compute Jacobian
    J11 = 1;
    J12 = 0;
    J13 = -robot_params(5)*sin(q_ellipse(3,i)+q_ellipse(4,i))-robot_params(6)*sin(q_ellipse(3,i)+q_ellipse(4,i)+q_ellipse(5,i));
    J14 = -robot_params(5)*sin(q_ellipse(3,i)+q_ellipse(4,i))-robot_params(6)*sin(q_ellipse(3,i)+q_ellipse(4,i)+q_ellipse(5,i));
    J15 = -robot_params(6)*sin(q_ellipse(3,i)+q_ellipse(4,i)+q_ellipse(5,i));
    J21 = 0;
    J22 = 1;
    J23 = robot_params(5)*cos(q_ellipse(3,i)+q_ellipse(4,i))+robot_params(6)*cos(q_ellipse(3,i)+q_ellipse(4,i)+q_ellipse(5,i));
    J24 = robot_params(5)*cos(q_ellipse(3,i)+q_ellipse(4,i))+robot_params(6)*cos(q_ellipse(3,i)+q_ellipse(4,i)+q_ellipse(5,i));
    J25 = robot_params(6)*cos(q_ellipse(3,i)+q_ellipse(4,i)+q_ellipse(5,i));
    J31 = 0;
    J32 = 0;
    J33 = 1;
    J34 = 1;
    J35 = 1;
    J41 = -sin(q_ellipse(3,i));
    J42 = cos(q_ellipse(3,i));
    J43 = 0;
    J44 = 0;
    J45 = 0;
    J51 = 0;
    J52 = 0;
    J53 = 0;
    J54 = 1;
    J55 = 1;
    J(:,:,i) = [J11 J12 J13 J14 J15;
                J21 J22 J23 J24 J25;
                J31 J32 J33 J34 J35;
                J41 J42 J43 J44 J45;
                J51 J52 J53 J54 J55];
    % Actual end-effector positions using FK
    X_E_ellipse(i) = q_ellipse(1,i) + robot_params(5)*cos(q_ellipse(3,i)+q_ellipse(4,i)) + robot_params(6)*cos(q_ellipse(3,i)+q_ellipse(4,i)+q_ellipse(5,i));
    Y_E_ellipse(i) = q_ellipse(2,i) + robot_params(5)*sin(q_ellipse(3,i)+q_ellipse(4,i)) + robot_params(6)*sin(q_ellipse(3,i)+q_ellipse(4,i)+q_ellipse(5,i));
    % Task-space closed-loop control
    q_dot_ellipse(:,i) = inv(J(:,:,i))*(X_dot(:,i) + diag([K1,K2,0,0,0])*[x_ellipse(i)-X_E_ellipse(i);y_ellipse(i)-Y_E_ellipse(i);0;0;0]);
    % Compute configuration variables using Euler Forward
    q_ellipse(:,i+1) = q_ellipse(:,i) + q_dot_ellipse(:,i)*(cycle_time_ellipse/360);
    % Plot
%     figure(24)
%     plot(x_ellipse(1:360),y_ellipse(1:360),'--','Color',[50,50,50]/255)
%     hold on
%     plot(X_E_ellipse,Y_E_ellipse,'Color',[236,106,49]/255)
%     PlotRobot(q_ellipse(:,i),robot_params)
%     legend("Desired Trajectory","Actual Trajectory")
%     hold off
%     pause(0.01)
end
figure(25)
plot(x_ellipse(1:360),y_ellipse(1:360),'--','Color',[50,50,50]/255)
hold on
plot(X_E_ellipse,Y_E_ellipse,'Color',[236,106,49]/255)
xlabel("X (m)")
ylabel("Y (m)")
title(["Closed-Loop Resolved-Rate Motion Control","Task-Space"])
legend("Desired Trajectory","Actual Trajectory")
xlim([-5,5])
ylim([-5,5])
pbaspect([1,1,1])
hold off
RMSE_ellipse = sqrt(sum((x_ellipse-X_E_ellipse).^2+(y_ellipse-Y_E_ellipse).^2)/length(x_ellipse));
fprintf("RMSE for elliptical trajectory: %d m\n",RMSE_ellipse)

% Follow the rectangular trajectory
X_dot = [X_dot_rectangle; ones(1,length(X_dot_rectangle))*alpha_dot_rectangle; zeros(1,length(X_dot_rectangle)); zeros(1,length(X_dot_rectangle))];
J = [];
q_rectangle = [];
q_dot_rectangle = [];
X_E_rectangle = [];
Y_E_rectangle = [];
K1 = 5; % Error dynamics negative pole 1
K2 = 10; % Error dynamics negative pole 2
% Initial configuration
X = x_rectangle(1)-robot_params(5);
Y = y_rectangle(1)-robot_params(6);
phi = deg2rad(0);
theta2 = real(acos(((x_rectangle(1)-X)^2 + (y_rectangle(1)-Y)^2 - robot_params(5)^2 - robot_params(6)^2)./(2*robot_params(5)*robot_params(6))));
theta1 = atan2(y_rectangle(1)-Y,x_rectangle(1)-X) - atan2(robot_params(6).*sin(theta2),(robot_params(5) + robot_params(6).*cos(theta2))) - phi;
q_disturb_rectangle = 2; % Disturbance in initial conditions
q_rectangle(:,1)=[X;Y;phi;theta1;theta2]*q_disturb_rectangle; % Initial configuration (multiplied by a disturbance)
for i = 1:length(x_rectangle)
    % Compute Jacobian
    J11 = 1;
    J12 = 0;
    J13 = -robot_params(5)*sin(q_rectangle(3,i)+q_rectangle(4,i))-robot_params(6)*sin(q_rectangle(3,i)+q_rectangle(4,i)+q_rectangle(5,i));
    J14 = -robot_params(5)*sin(q_rectangle(3,i)+q_rectangle(4,i))-robot_params(6)*sin(q_rectangle(3,i)+q_rectangle(4,i)+q_rectangle(5,i));
    J15 = -robot_params(6)*sin(q_rectangle(3,i)+q_rectangle(4,i)+q_rectangle(5,i));
    J21 = 0;
    J22 = 1;
    J23 = robot_params(5)*cos(q_rectangle(3,i)+q_rectangle(4,i))+robot_params(6)*cos(q_rectangle(3,i)+q_rectangle(4,i)+q_rectangle(5,i));
    J24 = robot_params(5)*cos(q_rectangle(3,i)+q_rectangle(4,i))+robot_params(6)*cos(q_rectangle(3,i)+q_rectangle(4,i)+q_rectangle(5,i));
    J25 = robot_params(6)*cos(q_rectangle(3,i)+q_rectangle(4,i)+q_rectangle(5,i));
    J31 = 0;
    J32 = 0;
    J33 = 1;
    J34 = 1;
    J35 = 1;
    J41 = -sin(q_rectangle(3,i));
    J42 = cos(q_rectangle(3,i));
    J43 = 0;
    J44 = 0;
    J45 = 0;
    J51 = 0;
    J52 = 0;
    J53 = 0;
    J54 = 1;
    J55 = 1;
    J(:,:,i) = [J11 J12 J13 J14 J15;
                J21 J22 J23 J24 J25;
                J31 J32 J33 J34 J35;
                J41 J42 J43 J44 J45;
                J51 J52 J53 J54 J55];
    % Actual end-effector positions using FK
    X_E_rectangle(i) = q_rectangle(1,i) + robot_params(5)*cos(q_rectangle(3,i)+q_rectangle(4,i)) + robot_params(6)*cos(q_rectangle(3,i)+q_rectangle(4,i)+q_rectangle(5,i));
    Y_E_rectangle(i) = q_rectangle(2,i) + robot_params(5)*sin(q_rectangle(3,i)+q_rectangle(4,i)) + robot_params(6)*sin(q_rectangle(3,i)+q_rectangle(4,i)+q_rectangle(5,i));
    % Task-space closed-loop control
    q_dot_rectangle(:,i) = inv(J(:,:,i))*(X_dot(:,i) + diag([K1,K2,0,0,0])*[x_rectangle(i)-X_E_rectangle(i);y_rectangle(i)-Y_E_rectangle(i);0;0;0]);
    % Compute configuration variables using Euler Forward
    q_rectangle(:,i+1) = q_rectangle(:,i) + q_dot_rectangle(:,i)*(cycle_time_rectangle/360);
    % Plot
%     figure(26)
%     plot(x_rectangle(1:360),y_rectangle(1:360),'--','Color',[50,50,50]/255)
%     hold on
%     plot(X_E_rectangle,Y_E_rectangle,'Color',[236,106,49]/255)
%     PlotRobot(q_rectangle(:,i),robot_params)
%     legend("Desired Trajectory","Actual Trajectory")
%     hold off
%     pause(0.01)
end
figure(27)
plot(x_rectangle(1:360),y_rectangle(1:360),'--','Color',[50,50,50]/255)
hold on
plot(X_E_rectangle,Y_E_rectangle,'Color',[236,106,49]/255)
xlabel("X (m)")
ylabel("Y (m)")
title(["Closed-Loop Resolved-Rate Motion Control","Task-Space"])
legend("Desired Trajectory","Actual Trajectory")
xlim([-5,5])
ylim([-5,5])
pbaspect([1,1,1])
hold off
RMSE_rectangle = sqrt(sum((x_rectangle-X_E_rectangle).^2+(y_rectangle-Y_E_rectangle).^2)/length(x_rectangle));
fprintf("RMSE for rectangular trajectory: %d m\n",RMSE_rectangle)
